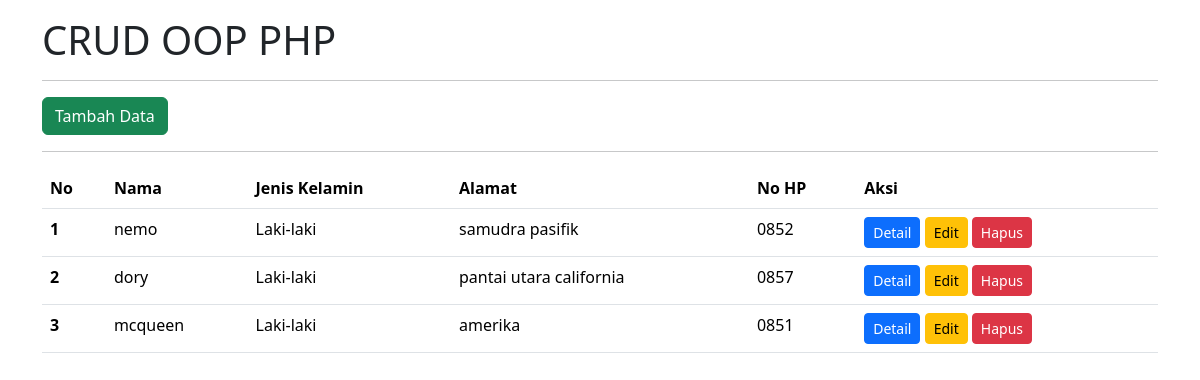
The page / on the database its author committed.
### tables this page shows
CREATE TABLE `tb_users_0039` (
  `id` int(10) NOT NULL,
  `nama` varchar(255) NOT NULL,
  `jns_kelamin` enum('Laki-laki','Perempuan','','') NOT NULL,
  `alamat` varchar(255) NOT NULL,
  `nohp` char(13) NOT NULL,
  `gambar` blob NOT NULL
);

### database.php (called while the page is built, shortened)
<?php
    class Database{
        public $host = "localhost";
        public $username = "root";
        public $password = "";
        public $database = "db_php_0039";
        public $connect;
        function __construct()
        {
            $this->connect = mysqli_connect($this->host, $this->username, $this->password);
            mysqli_select_db($this->connect, $this->database);
        }
        function tampilData(){
            $data = mysqli_query($this->connect, "SELECT * FROM tb_users_0039");
            $rows = mysqli_fetch_all($data, MYSQLI_ASSOC);
            return $rows;
        }
    }
?>

### index.php (the view, shortened to what this page needs)
<?php
include 'database.php';
$db_0039 = new Database;
$db_0039->tampilData();
?>
<!doctype html>
<html lang="en">
  <head>
    <link href="https://cdn.jsdelivr.net/npm/bootstrap@5.3.3/dist/css/bootstrap.min.css" rel="stylesheet"
>
  </head>
  <body>
    <div class="container mt-3">
            <h1>CRUD OOP PHP</h1>
            <hr>
            <a href="input.php" class="btn btn-success">Tambah Data</a>
            <hr>
            <table class="table table-hover">
                <thead>
                    <tr>
                        <th scope="col">No</th>
                        <th scope="col">Nama</th>
                        <th scope="col">Jenis Kelamin</th>
                        <th scope="col">Alamat</th>
                        <th scope="col">No HP</th>
                        <th scope="col">Aksi</th>
                    </tr>
                </thead>
                <tbody>
                    <?php
                        $nomor = 1;
                        foreach ($db_0039->tampilData() as $dataUser) {
                            $modalId = 'modal' . $dataUser['id'];
                    ?>
                    <tr>
                        <th scope="row"><?php echo $nomor++; ?></th>
                        <td><?php echo $dataUser ['nama']; ?></td>
                        <td><?php echo $dataUser ['jns_kelamin']; ?></td>
                        <td><?php echo $dataUser ['alamat']; ?></td>
                        <td><?php echo $dataUser ['nohp']; ?></td>
                        <td>
                            <button type="button" class="btn btn-primary btn-sm" data-bs-toggle="modal" data-bs-target="#<?php echo $modalId; ?>">Detail</button>
                            <a href="edit.php?id=<?php echo $dataUser['id'] ?>" class="btn btn-warning btn-sm">Edit</a>
                            <a href="#"
                                class="btn btn-danger btn-sm"
                                onclick="hapusData(<?php echo $dataUser['id']; ?>)">Hapus</a>
                        </td>
                    </tr>
                    <?php
                    }
                    ?>
                </tbody>
            </table>
    </div>
  </body>
</html>

### rows shown on the page
tb_users_0039: nama "nemo", jns_kelamin "Laki-laki", alamat "samudra pasifik", nohp "0852"
tb_users_0039: nama "dory", jns_kelamin "Laki-laki", alamat "pantai utara california", nohp "0857"
tb_users_0039: nama "mcqueen", jns_kelamin "Laki-laki", alamat "amerika", nohp "0851"
